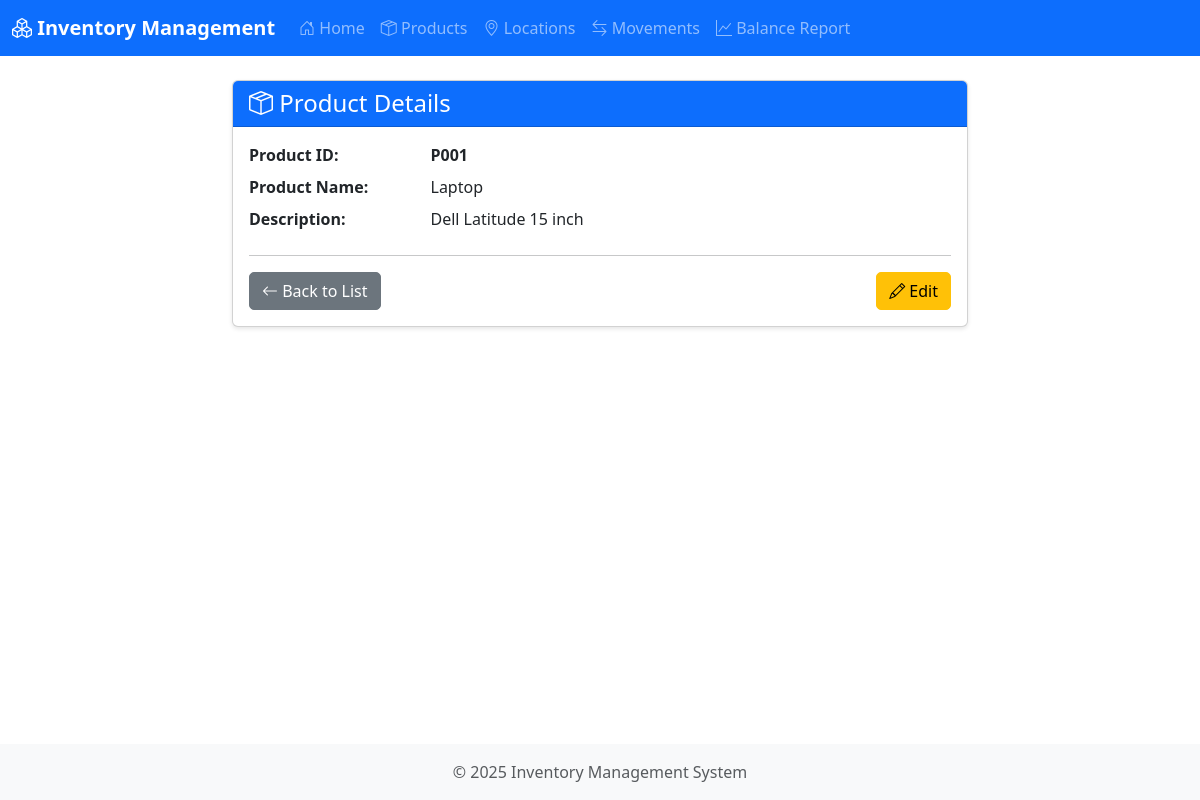
The app's page /products/view/P001 with its own data.
### models.py (models this page shows, shortened)
class Product(db.Model):
    __tablename__ = 'product'
    product_id = db.Column(db.String(50), primary_key=True)
    product_name = db.Column(db.String(100), nullable=False)
    description = db.Column(db.Text)
    movements = db.relationship('ProductMovement', backref='product', lazy=True, cascade='all, delete-orphan')

### app.py (the view)
@app.route('/products/view/<product_id>')
def view_product(product_id):
    product = Product.query.get_or_404(product_id)
    return render_template('product_view.html', product=product)

### app.py (called while the page is built)
@app.context_processor
def inject_csrf_token():
    return dict(csrf_token=generate_csrf)

### templates/product_view.html (shortened to what this page needs)
{% extends "base.html" %}
{% block content %}
<div class="row">
    <div class="col-md-8 offset-md-2">
        <div class="card">
            <div class="card-header bg-primary text-white">
                <h4 class="mb-0"><i class="bi bi-box-seam"></i> Product Details</h4>
            </div>
            <div class="card-body">
                <dl class="row">
                    <dt class="col-sm-3">Product ID:</dt>
                    <dd class="col-sm-9"><strong>{{ product.product_id }}</strong></dd>
                    <dt class="col-sm-3">Product Name:</dt>
                    <dd class="col-sm-9">{{ product.product_name }}</dd>
                    <dt class="col-sm-3">Description:</dt>
                    <dd class="col-sm-9">{{ product.description or '-' }}</dd>
                </dl>
                <hr>
                <div class="d-flex justify-content-between">
                    <a href="{{ url_for('products') }}" class="btn btn-secondary">
                        <i class="bi bi-arrow-left"></i> Back to List
                    </a>
                    <div>
                        <a href="{{ url_for('edit_product', product_id=product.product_id) }}"
                           class="btn btn-warning">
                            <i class="bi bi-pencil"></i> Edit
                        </a>
                    </div>
                </div>
            </div>
        </div>
    </div>
</div>
{% endblock %}

### static/css/style.css (style rules this page uses)
body { min-height: 100vh; display: flex; flex-direction: column; }
.card { box-shadow: 0 2px 4px rgba(0,0,0,0.1); margin-bottom: 20px; }
.btn { border-radius: 5px; }

### records on screen
Product: product_id "P001", product_name "Laptop", description "Dell Latitude 15 inch"
